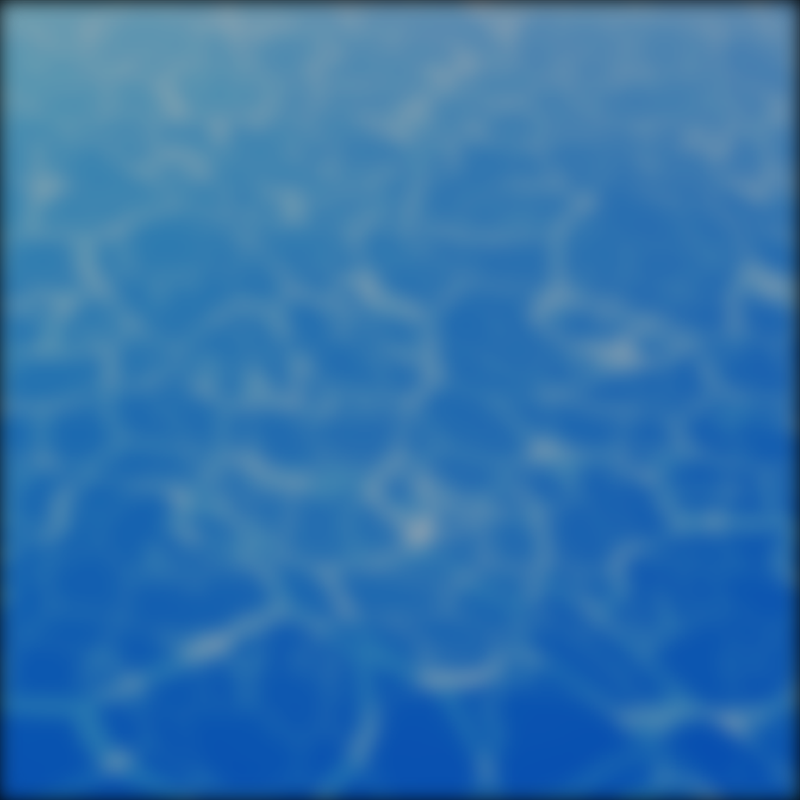

Tiled map render using the project's own tile images. Description and the whole map definition, tile-layer contents included, below:
An orthogonal 10x10 tile map with 80x80 px tiles, 1 tile layer (Tile Layer 1).

<map version="1.2" tiledversion="1.2.1" orientation="orthogonal" renderorder="left-up" width="10" height="10" tilewidth="80" tileheight="80" infinite="0" nextlayerid="2" nextobjectid="1">
 <tileset firstgid="1" source="water_tileset_final.tsx" />
 <layer id="1" name="Tile Layer 1" width="10" height="10">
  <data encoding="csv">
1,2,3,4,5,6,7,8,9,10,
11,12,13,14,15,16,17,18,19,20,
21,22,23,24,25,26,27,28,29,30,
31,32,33,34,35,36,37,38,39,40,
41,42,43,44,45,46,47,48,49,50,
51,52,53,54,55,56,57,58,59,60,
61,62,63,64,65,66,67,68,69,70,
71,72,73,74,75,76,77,78,79,80,
81,82,83,84,85,86,87,88,89,90,
91,92,93,94,95,96,97,98,99,100
</data>
 </layer>
</map>